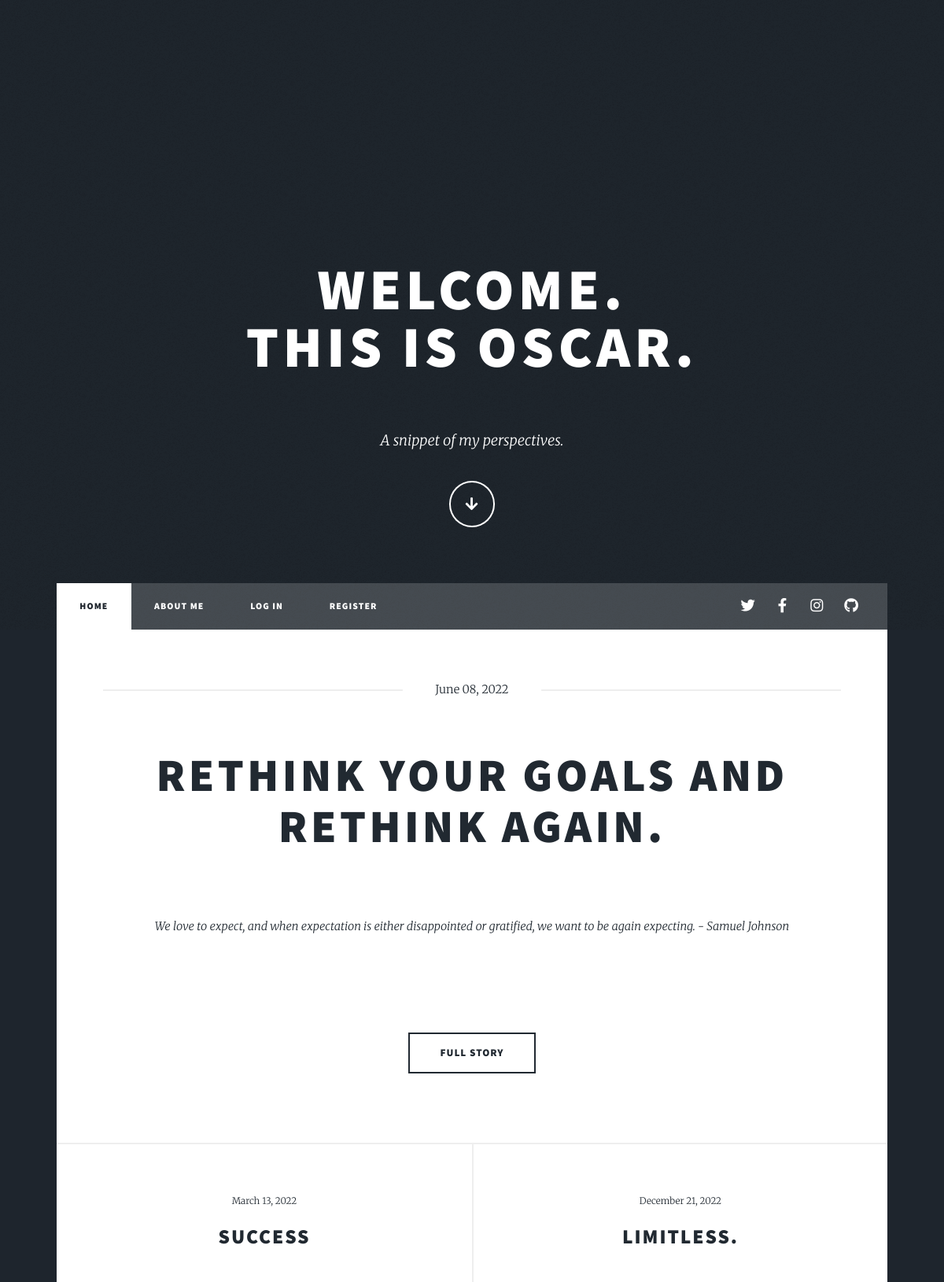
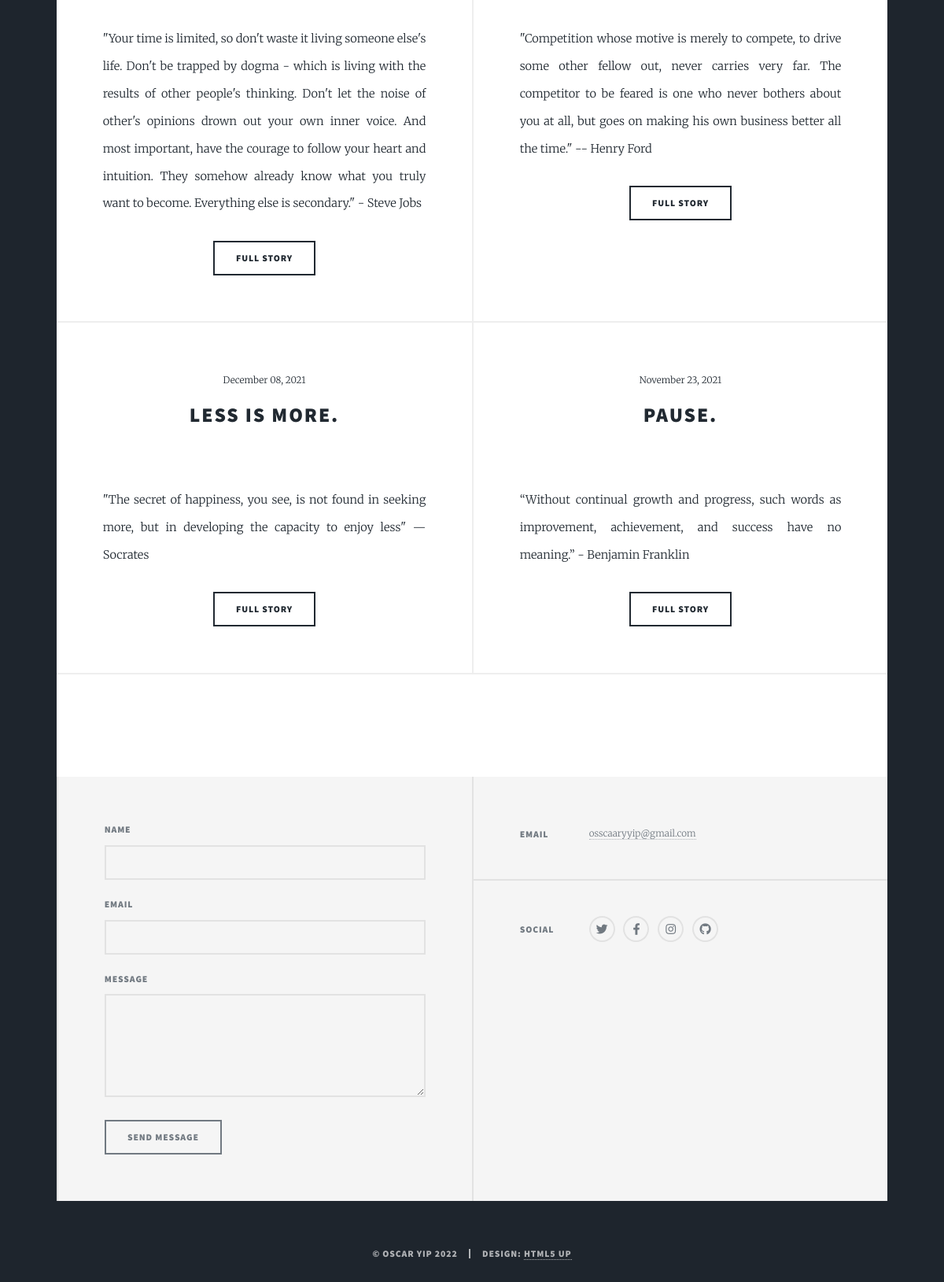
The page / on the database its author committed (2 pictures, top to bottom).
### main.py (models this page shows)
class BlogPost(db.Model):
    __tablename__ = 'blog_posts'
    id = db.Column(db.Integer, primary_key=True)
    author = relationship('NewUser', back_populates='posts')
    author_id = db.Column(db.String(250), db.ForeignKey('new_users.id'), nullable=False)
    title = db.Column(db.String(250), unique=True, nullable=False)
    subtitle = db.Column(db.String(250), nullable=False)
    date = db.Column(db.String(250), nullable=False)
    body = db.Column(db.Text, nullable=False)
    img_url = db.Column(db.String(250), nullable=False)
    comments = relationship('Comments', back_populates='parent_post')

### main.py (the view, shortened to what this page needs)
@app.route('/', methods=['GET', 'POST'])
def home():
    all_posts = BlogPost.query.all()[::-1]
    return render_template('index.html', all_posts=all_posts, current_user=current_user)

### templates/index.html (shortened to what this page needs)
{% include "intro-header.html" %}
					<div id="main">
						{% if all_posts[0] %}
							<article class="post featured">
								<header class="major">
									<span class="date">{{ all_posts[0].date }}</span>
									<h2 class="title"><a href="{{ url_for('show_post', post_id=all_posts[0].id) }}">{{ all_posts[0].title }}</a></h2>
									<br>
									<p class="subtitle">{{ all_posts[0].subtitle }}</p>
								</header>
								<ul class="actions special">
									<li><a href="{{ url_for('show_post', post_id=all_posts[0].id) }}" class="button large">Full Story</a></li>
								</ul>
							</article>
							<section class="posts">
								{% for post in all_posts[1:]: %}
								<article>
									<header>
										<span class="date">{{post.date}}</span>
										<h2><a href="{{ url_for('show_post', post_id=post.id) }}">{{post.title}}</a></h2>
									</header>
									<p>{{post.subtitle}}</p>
									<ul class="actions special">
										<li><a href="{{ url_for('show_post', post_id=post.id) }}" class="button">Full Story</a></li>
									</ul>
								</article>
								{% endfor %}
							</section>
							<footer>
							</footer>
					</div>
{%endif%}
{% include "footer.html" %}

### templates/intro-header.html (shortened to what this page needs)
<!DOCTYPE HTML>
<html>
	<head>
		<link rel="stylesheet" href="static/assets/css/main.css" />
	</head>
	<body class="is-preload">
			<div id="wrapper" class="fade-in">
					<div id="intro">
						<h1>Welcome. <br> This is Oscar.</h1>
						<br>
						<p> A snippet of my perspectives. </p>
						<ul class="actions">
							<li><a href="#header" class="button icon solid solo fa-arrow-down scrolly">Continue</a></li>
						</ul>
					</div>
					<header id="header">
					</header>
					<nav id="nav">
						<ul class="links">
							<li class="active"><a href="{{ url_for('home') }}">Home</a></li>
							<li><a href="{{ url_for('about') }}">About me</a></li>
							{% if not current_user.is_authenticated: %}
							<li><a href="{{ url_for('login') }}">Log in</a></li>
							<li><a href="{{ url_for('register') }}">Register</a></li>
							{% else: %}
							<li><a href="{{ url_for('logout') }}">Log out</a></li>
							{% endif %}
						</ul>
						<ul class="icons">
							<li><a href="https://www.twitter.com" class="icon brands fa-twitter"><span class="label">Twitter</span></a></li>
							<li><a href="https://www.facebook.com" class="icon brands fa-facebook-f"><span class="label">Facebook</span></a></li>
							<li><a href="https://www.instagram.com" class="icon brands fa-instagram"><span class="label">Instagram</span></a></li>
							<li><a href="https://github.com/scur-o" class="icon brands fa-github"><span class="label">GitHub</span></a></li>
						</ul>
					</nav>

### templates/footer.html (shortened to what this page needs)
					<footer id="footer">
						<section>
							<form method="post" action="{{ url_for('home') }}">
								<div class="fields">
									<div class="field">
										<label for="name">Name</label>
										<input type="text" name="name" id="name" />
									</div>
									<div class="field">
										<label for="email">Email</label>
										<input type="text" name="email" id="email" />
									</div>
									<div class="field">
										<label for="message">Message</label>
										<textarea name="message" id="message" rows="3"></textarea>
									</div>
								</div>
								<ul class="actions">
									<li><input type="submit" value="Send Message" /></li>
								</ul>
							</form>
						</section>
						<section class="split contact">
							<section>
								<h3>Email</h3>
								<p><a>osscaaryyip@gmail.com</a></p>
							</section>
							<section>
								<h3>Social</h3>
								<ul class="icons alt">
									<li><a href="https://www.twitter.com" class="icon brands fa-twitter"><span class="label">Twitter</span></a></li>
									<li><a href="https://www.facebook.com" class="icon brands fa-facebook-f"><span class="label">Facebook</span></a></li>
									<li><a href="https://www.instagram.com" class="icon brands fa-instagram"><span class="label">Instagram</span></a></li>
									<li><a href="https://github.com/scur-o" class="icon brands fa-github"><span class="label">GitHub</span></a></li>
								</ul>
							</section>
						</section>
					</footer>
					<div id="copyright">
						<ul><li>&copy; Oscar Yip 2022</li><li>Design: <a href="https://html5up.net">HTML5 UP</a></li></ul>
					</div>
			</div>
	</body>
</html>

### rows shown on the page
BlogPost: date "June 08, 2022", title "RETHINK YOUR GOALS AND RETHINK AGAIN.", subtitle "We love to expect, and when expectation is either disappointed or gratified, we want to be again expecting. - Samuel Johnson"
BlogPost: date "March 13, 2022", title "SUCCESS", subtitle "\"Your time is limited, so don't waste it living someone else's life. Don't be trapped by dogma - which is living with the results of other people's thinking. Don't let the noise of other's opinions drown out your own inner voice. And most important, have the courage to follow your heart and intuition. They somehow already know what you truly want to become. Everything else is secondary.\" - Steve Jobs"
BlogPost: date "December 21, 2022", title "LIMITLESS.", subtitle "\"Competition whose motive is merely to compete, to drive some other fellow out, never carries very far. The competitor to be feared is one who never bothers about you at all, but goes on making his own business better all the time.\" -- Henry Ford"
BlogPost: date "December 08, 2021", title "LESS IS MORE.", subtitle "\"The secret of happiness, you see, is not found in seeking more, but in developing the capacity to enjoy less\" — Socrates"
BlogPost: date "November 23, 2021", title "PAUSE.", subtitle "“Without continual growth and progress, such words as improvement, achievement, and success have no meaning.” - Benjamin Franklin"
